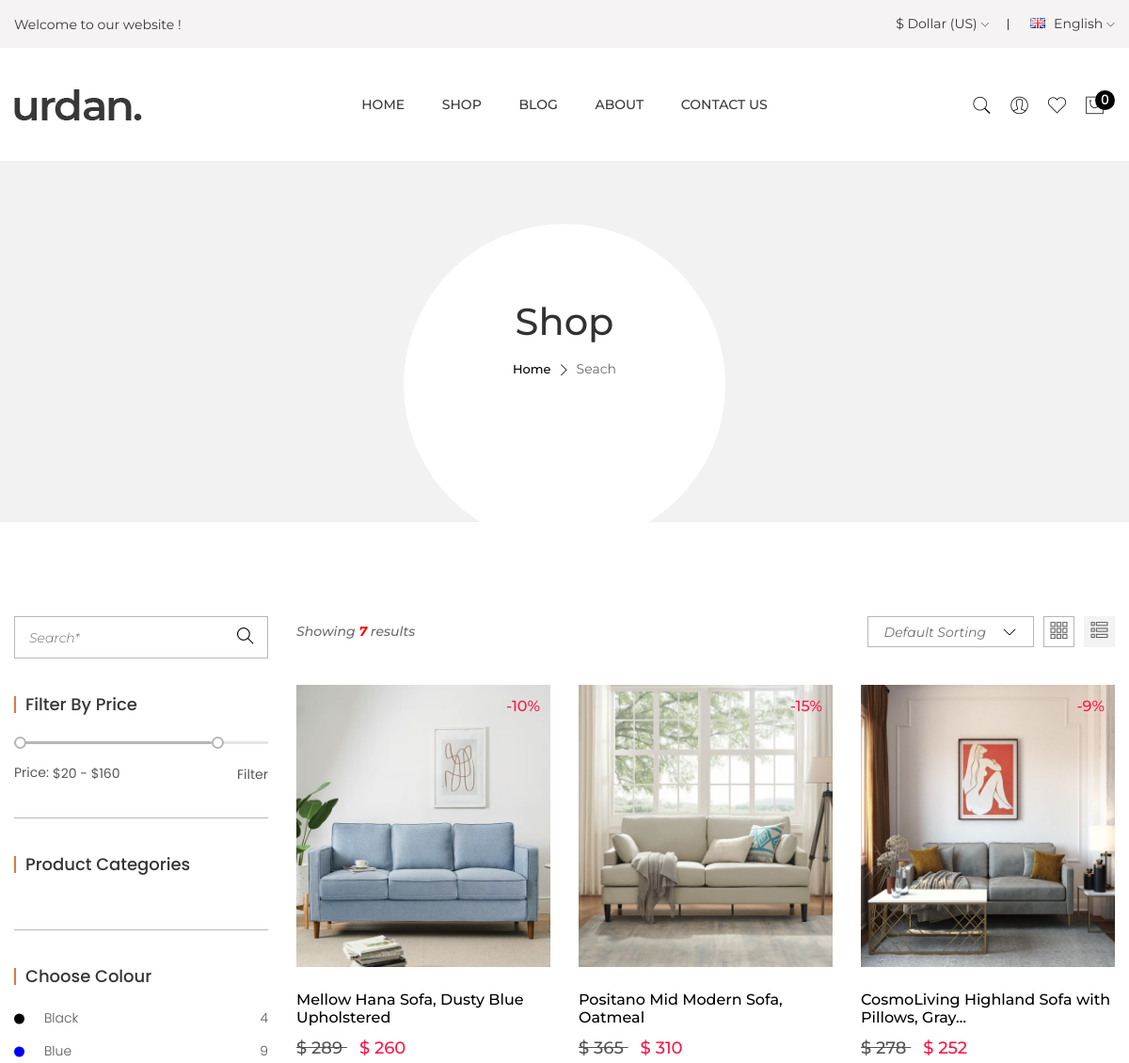
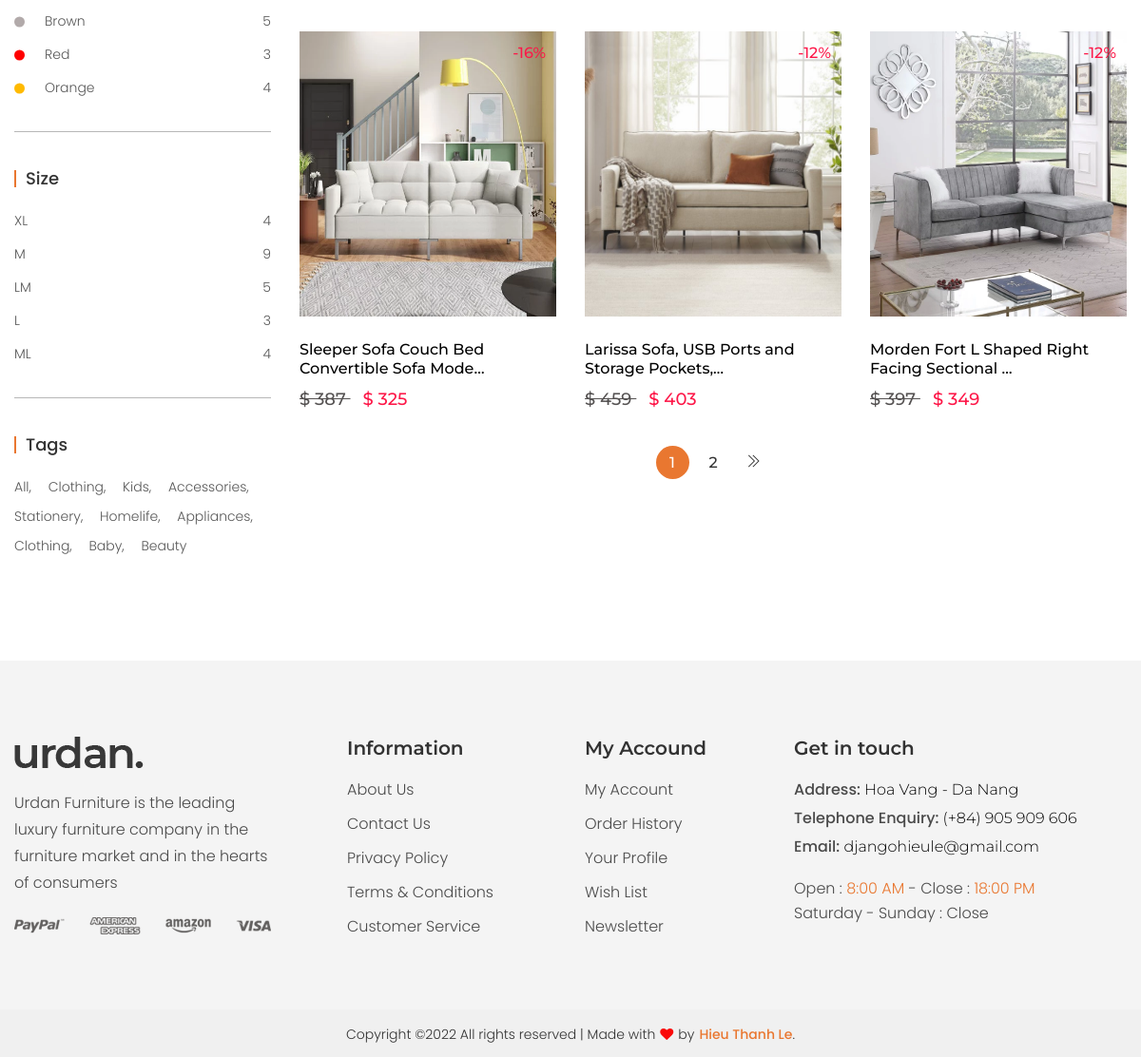
The app's page /category/12/sofas-couches with its own data (2 pictures, top to bottom).
### product/models.py (models this page shows, shortened)
class Product(models.Model):
    STATUS = (
        ('True', 'True'),
        ('False', 'False'),
    )
    category = models.ForeignKey(Category, on_delete=models.CASCADE)
    title = models.CharField(max_length=150)
    keywords = models.CharField(max_length=255)
    description = RichTextField()
    image=models.ImageField(upload_to='images/product/',null=False)
    price = models.IntegerField()
    discount=models.IntegerField(null=True)
    quantity=models.IntegerField(default=5)
    deal_of_the_day = models.BooleanField()
    new_arrivals = models.BooleanField(default=True)
    best_sellers = models.BooleanField()
    sale_items = models.BooleanField(default=True)
    detail=RichTextField()
    slug = models.SlugField(null=False, unique=True)
    status=models.CharField(max_length=10,choices=STATUS, default=True)
    create_at=models.DateTimeField(auto_now_add=True)
    update_at=models.DateTimeField(auto_now=True)

### product/views.py (the view)
# urls.py: path('category/<int:id>/<slug:slug>', views.CATEGORY_PRODUCTS, name='category_products'),
def CATEGORY_PRODUCTS(request, id, slug):
    categorys = Category.objects.all()
    products = Product.objects.filter(category_id=id,)
    paginator = Paginator(products, 6)
    page = request.GET.get('page')
    paged_products = paginator.get_page(page)
    products_count = products.count()
    context ={
        'categorys':categorys,
        'products':paged_products,
        'products_count':products_count
    }
    return render(request, 'products/search_products.html', context)

### product/templatetags/product_tags.py (called while the page is built)
@register.simple_tag
def call_sellprice(price, discount):
    if discount is None or discount is 0:
        return price
    sellprice = price
    sellprice = price - (price * discount/100)
    return math.floor(sellprice)

### templates/products/search_products.html (shortened to what this page needs)
{% extends 'base.html' %}
{% load static %}
{% load humanize %}
{% load mptt_tags %}
{% load product_tags %}
{% block content %}
<div class="breadcrumb-area bg-gray-4 breadcrumb-padding-1">
    <div class="container">
        <div class="breadcrumb-content text-center">
            <h2 data-aos="fade-up" data-aos-delay="200">Shop</h2>
            <ul data-aos="fade-up" data-aos-delay="400">
                <li><a href="{% url 'home' %}">Home</a></li>
                <li><i class="ti-angle-right"></i></li>
                <li>Seach</li>
            </ul>
        </div>
    </div>
</div>
<div class="shop-area shop-page-responsive pt-100 pb-100">
    <div class="container">
        <div class="row flex-row-reverse">
            <div class="col-lg-9">
                <div class="shop-topbar-wrapper mb-40">
                    <div class="shop-topbar-left">
                        <div class="showing-item">
                            <span>Showing <b style="color:red ;">{{products_count}}</b> results</span>
                        </div>
                    </div>
                    <div class="shop-topbar-right">
                        <div class="shop-sorting-area">
                        </div>
                        <div class="shop-view-mode nav">
                            <a class="active" href="#shop-1" data-bs-toggle="tab"><i class=" ti-layout-grid3 "></i> </a>
                            <a href="#shop-2" data-bs-toggle="tab" class=""><i class=" ti-view-list-alt "></i></a>
                        </div>
                    </div>
                </div>
                <div class="shop-bottom-area">
                    <div class="tab-content jump">
                        <div id="shop-1" class="tab-pane active">
                            <div class="row">
                                {% if products %}
                                {% for product in products %}
                                <div class="col-lg-4 col-md-4 col-sm-6 col-12">
                                    <div class="product-wrap mb-35" data-aos="fade-up" data-aos-delay="200">
                                        <div class="product-img img-zoom mb-25">
                                            <a href="/product/{{ product.id }}/{{ product.slug }}">
                                                <img src="{{ product.image.url }}" alt=""  style="min-height:300px ; max-width:270px ;">
                                            </a>
                                            <div class="product-badge badge-top badge-right badge-pink">
                                                <span>-{{product.discount}}%</span>
                                            </div>
                                        </div>
                                        <div class="product-content">
                                            <h3><a href="/product/{{ product.id }}/{{ product.slug }}">{{product.title|truncatechars:45 }}</a></h3>
                                            <div class="product-price">
                                                <span class="old-price">$ {{ product.price|floatformat:"0"|intcomma }} </span>
                                                <span class="new-price">$ {% call_sellprice product.price product.discount %} </span>
                                            </div>
                                        </div>
                                    </div>
                                </div>
                                {% endfor %}
                                {% else %}
                                    <a>
                                        <img  src="{% static 'assets/images/no_found_product.png' %}" style="min-height:200px ; max-width:900px;">
                                    </a>
                                        <br>
                                {% endif %}
                            </div>
                            <div class="pagination-style-1" data-aos="fade-up" data-aos-delay="200">
                                {% if products.has_other_pages %}
                                    <ul>
                                        {% for i in products.paginator.page_range %}
                                            {% if products.number == i %}
                                                <li><a class="active" href="#">{{i}}</a></li>
                                            {% else %}
                                                <li><a class="" href="?page={{i}}">{{i}}</a></li>
                                            {% endif %}
                                        {% endfor %}
                                        {% if products.has_next %}
                                        <li><a class="next" href="?page={{ products.next_page_number }}"><i class=" ti-angle-double-right "></i></a></li>
                                        {% endif %}
                                    </ul>
                                {% endif %}
                            </div>
                        </div>
                    </div>
                </div>
            </div>
            <div class="col-lg-3">
                <div class="sidebar-wrapper">
                    <div class="sidebar-widget mb-40" data-aos="fade-up" data-aos-delay="200">
                        <div class="search-wrap-2">
                            <form class="search-2-form" action="#">
                                <input placeholder="Search*" type="text">
                                <button class="button-search"><i class=" ti-search "></i></button>
                            </form>
                        </div>
                    </div>
                    <div class="sidebar-widget sidebar-widget-border mb-40 pb-35" data-aos="fade-up" data-aos-delay="200">
                        <div class="sidebar-widget-title mb-30">
                            <h3>Filter By Price</h3>
                        </div>
                        <div class="price-filter">
                            <div id="slider-range"></div>
                            <div class="price-slider-amount">
                                <div class="label-input">
                                    <label>Price:</label>
                                    <input type="text" id="amount" name="price" placeholder="Add Your Price" />
                                </div>
                                <button type="button">Filter</button>
                            </div>
                        </div>
                    </div>
                    <div class="sidebar-widget sidebar-widget-border mb-40 pb-35" data-aos="fade-up" data-aos-delay="200">
                        <div class="sidebar-widget-title mb-25">
                            <h3>Product Categories</h3>
                        </div>
                    </div>
                    <div class="sidebar-widget sidebar-widget-border mb-40 pb-35" data-aos="fade-up" data-aos-delay="200">
                        <div class="sidebar-widget-title mb-25">
                            <h3>Choose Colour</h3>
                        </div>
                        <div class="sidebar-widget-color sidebar-list-style">
                            <ul>
                                <li><a class="black" href="#">Black <span>4</span></a></li>
                                <li><a class="blue" href="#">Blue <span>9</span></a></li>
                                <li><a class="brown" href="#">Brown <span>5</span></a></li>
                                <li><a class="red" href="#">Red <span>3</span></a></li>
                                <li><a class="orange" href="#">Orange <span>4</span></a></li>
                            </ul>
                        </div>
                    </div>
                    <div class="sidebar-widget sidebar-widget-border mb-40 pb-35" data-aos="fade-up" data-aos-delay="200">
                        <div class="sidebar-widget-title mb-25">
                            <h3>Size</h3>
                        </div>
                        <div class="sidebar-widget-size sidebar-list-style">
                            <ul>
                                <li><a href="#">XL <span>4</span></a></li>
                                <li><a href="#">M <span>9</span></a></li>
                                <li><a href="#">LM <span>5</span></a></li>
                                <li><a href="#">L <span>3</span></a></li>
                                <li><a href="#">ML <span>4</span></a></li>
                            </ul>
                        </div>
                    </div>
                    <div class="sidebar-widget" data-aos="fade-up" data-aos-delay="200">
                        <div class="sidebar-widget-title mb-25">
                            <h3>Tags</h3>
                        </div>
                        <div class="sidebar-widget-tag">
                            <a href="#">All, </a>
                            <a href="#">Clothing, </a>
                            <a href="#"> Kids, </a>
                            <a href="#">Accessories, </a>
                            <a href="#">Stationery, </a>
                            <a href="#">Homelife, </a>
                            <a href="#">Appliances, </a>
                            <a href="#">Clothing, </a>
                            <a href="#">Baby, </a>
                            <a href="#">Beauty </a>
                        </div>
                    </div>
                </div>
            </div>
        </div>
    </div>
</div>
{% endblock  %}

### records on screen
Product: image (picture), discount "10", title "Mellow Hana Sofa, Dusty Blue Upholstered", price "289", price+discount "260"
Product: image (picture), discount "15", title "Positano Mid Modern Sofa, Oatmeal", price "365", price+discount "310"
Product: image (picture), discount "9", title "CosmoLiving Highland Sofa with Pillows, Gray…", price "278", price+discount "252"
Product: image (picture), discount "16", title "Sleeper Sofa Couch Bed Convertible Sofa Mode…", price "387", price+discount "325"
Product: image (picture), discount "12", title "Larissa Sofa, USB Ports and Storage Pockets,…", price "459", price+discount "403"
Product: image (picture), discount "12", title "Morden Fort L Shaped Right Facing Sectional …", price "397", price+discount "349"

### other values on screen
{{ request.session.cart|length }} "0"
{{ products_count }} "7"
{{ i }} "1"
{{ i }} "2"
